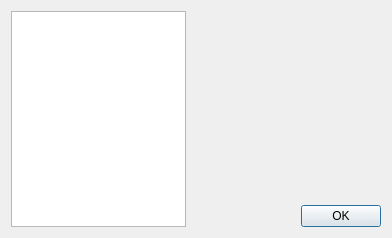
<?xml version="1.0" encoding="UTF-8"?>
<ui version="4.0">
 <class>PrefsDialog</class>
 <widget class="QDialog" name="PrefsDialog">
  <property name="geometry">
   <rect>
    <x>0</x>
    <y>0</y>
    <width>392</width>
    <height>238</height>
   </rect>
  </property>
  <property name="windowTitle">
   <string>Preferences</string>
  </property>
  <layout class="QHBoxLayout" name="horizontalLayout">
   <item>
    <widget class="QListWidget" name="config_categories">
     <property name="sizePolicy">
      <sizepolicy hsizetype="Fixed" vsizetype="Expanding">
       <horstretch>0</horstretch>
       <verstretch>0</verstretch>
      </sizepolicy>
     </property>
     <property name="maximumSize">
      <size>
       <width>175</width>
       <height>16777215</height>
      </size>
     </property>
     <property name="rootIsDecorated" stdset="0">
      <bool>false</bool>
     </property>
    </widget>
   </item>
   <item>
    <layout class="QVBoxLayout" name="verticalLayout">
     <item>
      <widget class="QStackedWidget" name="panel">
       <property name="sizePolicy">
        <sizepolicy hsizetype="Expanding" vsizetype="Expanding">
         <horstretch>0</horstretch>
         <verstretch>0</verstretch>
        </sizepolicy>
       </property>
      </widget>
     </item>
     <item>
      <widget class="QDialogButtonBox" name="save_buttons">
       <property name="standardButtons">
        <set>QDialogButtonBox::Ok</set>
       </property>
      </widget>
     </item>
    </layout>
   </item>
  </layout>
 </widget>
 <resources/>
 <connections/>
</ui>
